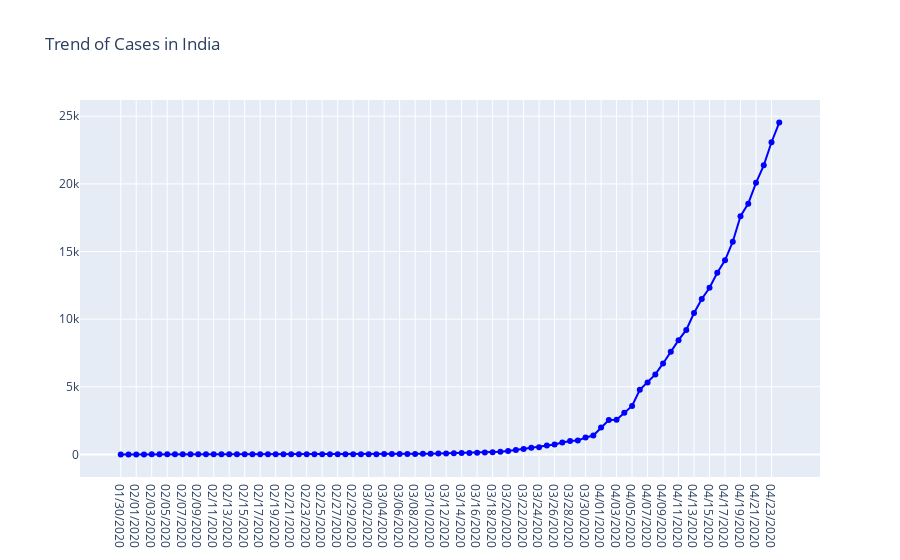

The cell this chart's notebook holds for it:
### Code cell
fig=go.Figure()
fig.add_trace(go.Scatter(x=df_india['ObservationDate'],y=df_india['Confirmed'],mode='lines+markers',marker_color='blue'))
fig.update_layout(title_text='Trend of Cases in India')
